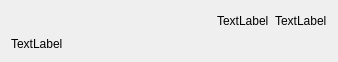
<?xml version="1.0" encoding="UTF-8"?>
<ui version="4.0">
 <class>MessageWidget</class>
 <widget class="QWidget" name="MessageWidget">
  <property name="geometry">
   <rect>
    <x>0</x>
    <y>0</y>
    <width>338</width>
    <height>60</height>
   </rect>
  </property>
  <property name="windowTitle">
   <string>Form</string>
  </property>
  <layout class="QGridLayout" name="gridLayout">
   <item row="0" column="0">
    <layout class="QHBoxLayout" name="horizontalLayout">
     <item>
      <spacer name="horizontalSpacer">
       <property name="orientation">
        <enum>Qt::Horizontal</enum>
       </property>
       <property name="sizeHint" stdset="0">
        <size>
         <width>40</width>
         <height>20</height>
        </size>
       </property>
      </spacer>
     </item>
     <item>
      <widget class="QLabel" name="dateLabel">
       <property name="sizePolicy">
        <sizepolicy hsizetype="Preferred" vsizetype="Maximum">
         <horstretch>0</horstretch>
         <verstretch>0</verstretch>
        </sizepolicy>
       </property>
       <property name="text">
        <string>TextLabel</string>
       </property>
      </widget>
     </item>
     <item>
      <widget class="QLabel" name="authorLabel">
       <property name="sizePolicy">
        <sizepolicy hsizetype="Preferred" vsizetype="Maximum">
         <horstretch>0</horstretch>
         <verstretch>0</verstretch>
        </sizepolicy>
       </property>
       <property name="text">
        <string>TextLabel</string>
       </property>
      </widget>
     </item>
    </layout>
   </item>
   <item row="1" column="0">
    <widget class="QLabel" name="textLabel">
     <property name="sizePolicy">
      <sizepolicy hsizetype="Maximum" vsizetype="Expanding">
       <horstretch>0</horstretch>
       <verstretch>0</verstretch>
      </sizepolicy>
     </property>
     <property name="text">
      <string>TextLabel</string>
     </property>
    </widget>
   </item>
  </layout>
 </widget>
 <resources/>
 <connections/>
</ui>
